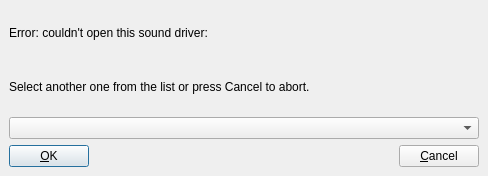
<ui version="4.0" >
 <class>SoundcardDialog</class>
 <widget class="QDialog" name="SoundcardDialog" >
  <property name="geometry" >
   <rect>
    <x>0</x>
    <y>0</y>
    <width>488</width>
    <height>176</height>
   </rect>
  </property>
  <property name="sizePolicy" >
   <sizepolicy vsizetype="Preferred" hsizetype="Preferred" >
    <horstretch>244</horstretch>
    <verstretch>100</verstretch>
   </sizepolicy>
  </property>
  <property name="windowTitle" >
   <string>Soundcard Error</string>
  </property>
  <property name="windowIcon" >
   <iconset/>
  </property>
  <property name="sizeGripEnabled" >
   <bool>false</bool>
  </property>
  <property name="modal" >
   <bool>true</bool>
  </property>
  <layout class="QVBoxLayout" >
   <property name="spacing" >
    <number>6</number>
   </property>
   <property name="leftMargin" >
    <number>9</number>
   </property>
   <property name="topMargin" >
    <number>9</number>
   </property>
   <property name="rightMargin" >
    <number>9</number>
   </property>
   <property name="bottomMargin" >
    <number>9</number>
   </property>
   <item>
    <layout class="QHBoxLayout" >
     <property name="spacing" >
      <number>6</number>
     </property>
     <property name="leftMargin" >
      <number>0</number>
     </property>
     <property name="topMargin" >
      <number>0</number>
     </property>
     <property name="rightMargin" >
      <number>0</number>
     </property>
     <property name="bottomMargin" >
      <number>0</number>
     </property>
     <item>
      <widget class="QLabel" name="textLabel1" >
       <property name="text" >
        <string>Error: couldn't open this sound driver:</string>
       </property>
      </widget>
     </item>
     <item>
      <widget class="QLabel" name="textLabel2" >
       <property name="text" >
        <string/>
       </property>
      </widget>
     </item>
    </layout>
   </item>
   <item>
    <widget class="QLabel" name="textLabel3" >
     <property name="text" >
      <string>Select another one from the list or press Cancel to abort.</string>
     </property>
    </widget>
   </item>
   <item>
    <widget class="QComboBox" name="comboBox1" />
   </item>
   <item>
    <layout class="QHBoxLayout" >
     <property name="spacing" >
      <number>6</number>
     </property>
     <property name="leftMargin" >
      <number>0</number>
     </property>
     <property name="topMargin" >
      <number>0</number>
     </property>
     <property name="rightMargin" >
      <number>0</number>
     </property>
     <property name="bottomMargin" >
      <number>0</number>
     </property>
     <item>
      <widget class="QPushButton" name="buttonOk" >
       <property name="text" >
        <string>&amp;OK</string>
       </property>
       <property name="shortcut" >
        <string/>
       </property>
       <property name="autoDefault" >
        <bool>true</bool>
       </property>
       <property name="default" >
        <bool>true</bool>
       </property>
      </widget>
     </item>
     <item>
      <spacer>
       <property name="orientation" >
        <enum>Qt::Horizontal</enum>
       </property>
       <property name="sizeType" >
        <enum>QSizePolicy::Expanding</enum>
       </property>
       <property name="sizeHint" >
        <size>
         <width>311</width>
         <height>21</height>
        </size>
       </property>
      </spacer>
     </item>
     <item>
      <widget class="QPushButton" name="buttonCancel" >
       <property name="text" >
        <string>&amp;Cancel</string>
       </property>
       <property name="shortcut" >
        <string/>
       </property>
       <property name="autoDefault" >
        <bool>true</bool>
       </property>
      </widget>
     </item>
    </layout>
   </item>
  </layout>
 </widget>
 <layoutdefault spacing="6" margin="11" />
 <resources/>
 <connections>
  <connection>
   <sender>buttonOk</sender>
   <signal>clicked()</signal>
   <receiver>SoundcardDialog</receiver>
   <slot>accept()</slot>
   <hints>
    <hint type="sourcelabel" >
     <x>20</x>
     <y>20</y>
    </hint>
    <hint type="destinationlabel" >
     <x>20</x>
     <y>20</y>
    </hint>
   </hints>
  </connection>
  <connection>
   <sender>buttonCancel</sender>
   <signal>clicked()</signal>
   <receiver>SoundcardDialog</receiver>
   <slot>reject()</slot>
   <hints>
    <hint type="sourcelabel" >
     <x>20</x>
     <y>20</y>
    </hint>
    <hint type="destinationlabel" >
     <x>20</x>
     <y>20</y>
    </hint>
   </hints>
  </connection>
 </connections>
</ui>
